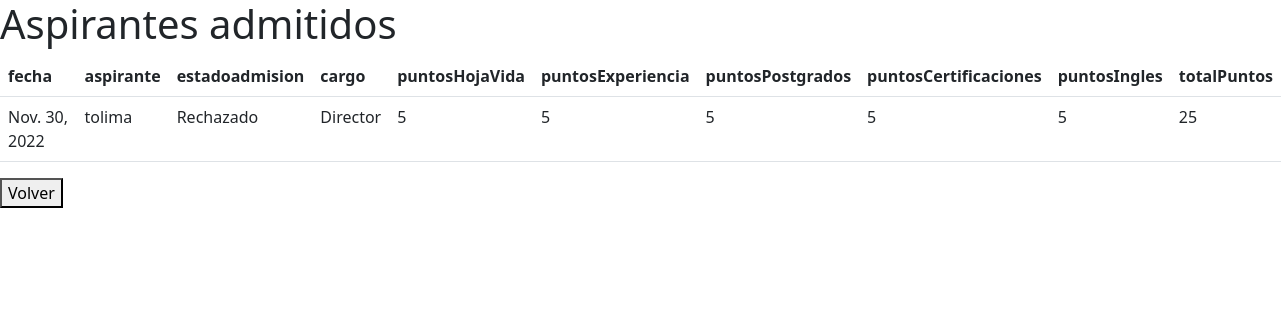
Before: /ver_notas/ with the older database file.
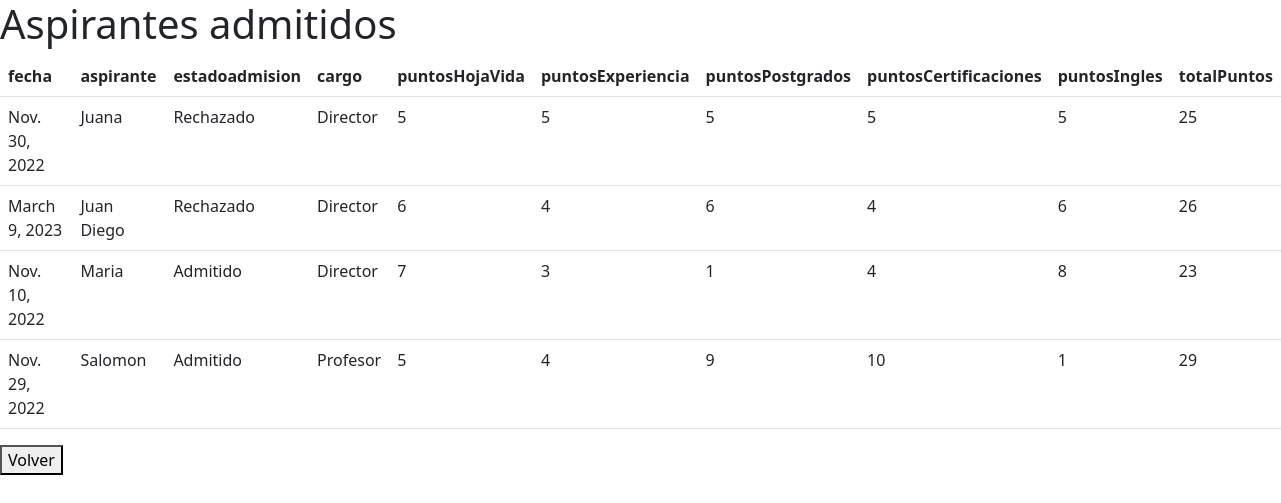
After: the same page with the newer database file.
### aplicacion/models.py (models this page shows, shortened)
class EvaluacionAdmision(models.Model):
    fecha = models.DateField(max_length=200)
    puntosHojaVida = models.IntegerField(max_length=200)
    puntosExperiencia = models.IntegerField(max_length=200)
    puntosPostgrados = models.IntegerField(max_length=200)
    puntosCertificaciones = models.IntegerField(max_length=200)
    puntosIngles = models.IntegerField(max_length=200)
    totalPuntos = models.IntegerField(max_length=200)
    aspirante = models.ForeignKey(Aspirante, on_delete=models.CASCADE)
    estadoadmision = models.ForeignKey(EstadoAdmision, on_delete=models.CASCADE)
    cargo = models.ForeignKey(Cargo, on_delete=models.CASCADE)

class Aspirante(models.Model):
    tipoDocumento = models.CharField('tipoDocumento', max_length=200)
    numeroDocumento = models.CharField('numeroDocumento', max_length=200)
    nombre = models.CharField('nombre', max_length=200)
    apellido = models.CharField('apellido', max_length=200)
    profesion = models.CharField('profesion', max_length=200)
    edad = models.IntegerField('edad')
    ciudad = models.CharField('ciudad', max_length=200)
    def __str__(self):
        return self.nombre

class EstadoAdmision(models.Model):
    nombre = models.CharField(max_length=200)
    descripcion = models.CharField(max_length=200)
    fecha_creacion = models.DateField(max_length=200)
    def __str__(self):
        return self.nombre

class Cargo(models.Model):
    nombre = models.CharField(max_length=200)
    descripcion = models.CharField(max_length=200)
    fecha_creacion = models.DateField(max_length=200)
    def __str__(self):
        return self.nombre

### aplicacion/views.py (the view)
# urls.py: path('ver_notas/', views.listarnotas)
def listarnotas(request):
    evaluacionadmision = EvaluacionAdmision.objects.all()
    context = ({'evaluacionadmision': evaluacionadmision })
    return render(request, 'ver_notas.html', context)

### aplicacion/templates/ver_notas.html (shortened to what this page needs)
<!DOCTYPE html>
<html lang="en">
  <head>
    <link href="https://cdn.jsdelivr.net/npm/bootstrap@5.2.3/dist/css/bootstrap.min.css" rel="stylesheet" />
  </head>
  <body>
    <h1>Aspirantes admitidos</h1>
    <table class="table">
      <thead>
        <tr>
          <th scope="col">fecha</th>
          <th scope="col">aspirante</th>
          <th scope="col">estadoadmision</th>
          <th scope="col">cargo</th>
          <th scope="col">puntosHojaVida</th>
          <th scope="col">puntosExperiencia</th>
          <th scope="col">puntosPostgrados</th>
          <th scope="col">puntosCertificaciones</th>
          <th scope="col">puntosIngles</th>
          <th scope="col">totalPuntos</th>
        </tr>
      </thead>
      <tbody>
          {% for evaluacion in evaluacionadmision %}
            <tr>
              <td>{{ evaluacion.fecha }}</td>
              <td>{{ evaluacion.aspirante }}</td>
              <td>{{ evaluacion.estadoadmision }}</td>
              <td>{{ evaluacion.cargo }}</td>
              <td>{{ evaluacion.puntosHojaVida}}</td>
              <td>{{ evaluacion.puntosExperiencia }}</td>
              <td>{{ evaluacion.puntosPostgrados }}</td>
              <td>{{ evaluacion.puntosCertificaciones }}</td>
              <td>{{ evaluacion.puntosIngles }}</td>
              <td>{{ evaluacion.totalPuntos }}</td>
            </tr>
          {% endfor %}
      </tbody>
    </table>
    <a href="/">
      <button>Volver</button>
   </a>
  </body>
</html>

Changed rows visible on the page:
changed through a linked row, EvaluacionAdmision: aspirante "tolima" → "Juana"
added EvaluacionAdmision: fecha "March 9, 2023", aspirante "Juan Diego", estadoadmision "Rechazado", cargo "Director", puntosHojaVida "6", puntosExperiencia "4", puntosPostgrados "6", puntosCertificaciones "4", puntosIngles "6", totalPuntos "26"
added EvaluacionAdmision: fecha "Nov. 10, 2022", aspirante "Maria", estadoadmision "Admitido", cargo "Director", puntosHojaVida "7", puntosExperiencia "3", puntosPostgrados "1", puntosCertificaciones "4", puntosIngles "8", totalPuntos "23"
added EvaluacionAdmision: fecha "Nov. 29, 2022", aspirante "Salomon", estadoadmision "Admitido", cargo "Profesor", puntosHojaVida "5", puntosExperiencia "4", puntosPostgrados "9", puntosCertificaciones "10", puntosIngles "1", totalPuntos "29"
